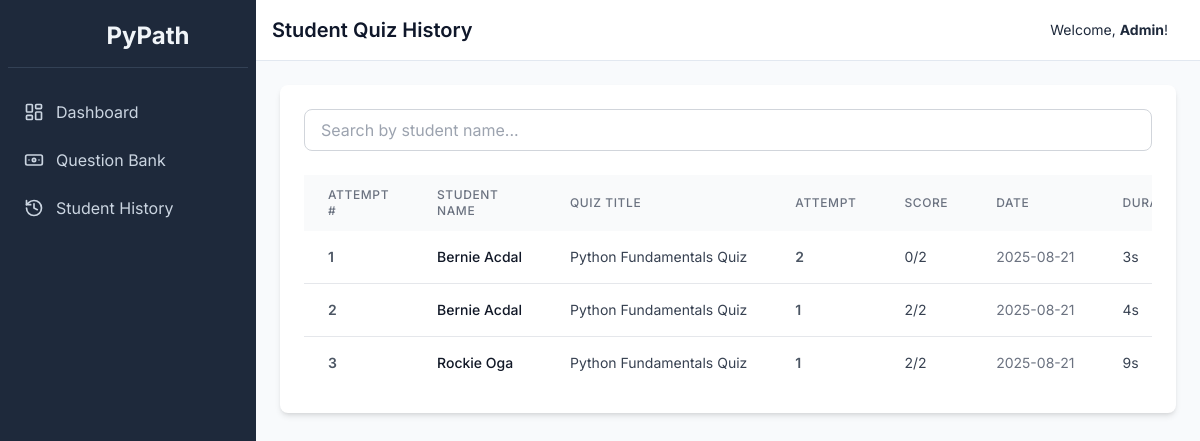
Page /admin/history (signed in) on the earlier database version.
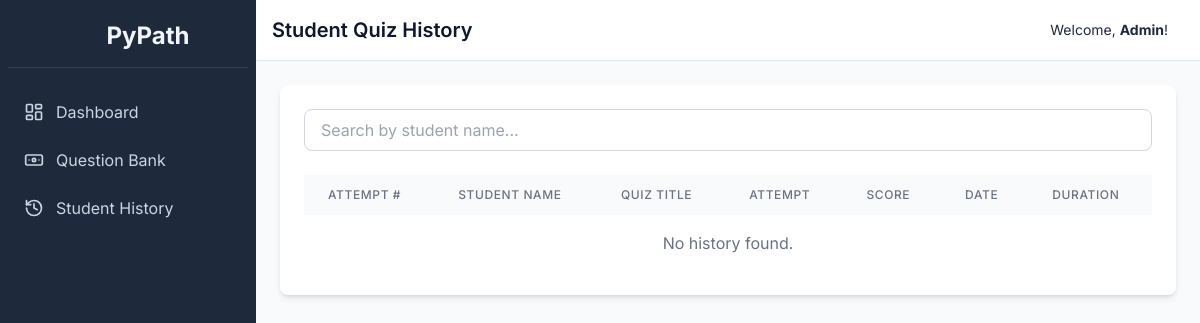
Same page on the later database version.
### tables this page shows
CREATE TABLE results (
    id INTEGER PRIMARY KEY AUTOINCREMENT,
    user_id INTEGER NOT NULL,
    set_id INTEGER NOT NULL,
    score INTEGER NOT NULL,
    total_questions INTEGER NOT NULL,
    time_start DATETIME NOT NULL,
    timestamp DATETIME DEFAULT CURRENT_TIMESTAMP,
    FOREIGN KEY (user_id) REFERENCES users (id),
    FOREIGN KEY (set_id) REFERENCES question_sets (id)
);

CREATE TABLE users (
    id INTEGER PRIMARY KEY AUTOINCREMENT,
    username TEXT NOT NULL UNIQUE,
    password TEXT NOT NULL,
    student_code TEXT NOT NULL UNIQUE,
    first_name TEXT NOT NULL,
    last_name TEXT NOT NULL,
    middle_name TEXT,
    profile_image TEXT, -- New column for base64 image data
    is_admin INTEGER NOT NULL DEFAULT 0,
    level INTEGER NOT NULL DEFAULT 1,
    xp INTEGER NOT NULL DEFAULT 0
);

CREATE TABLE question_sets (
    id INTEGER PRIMARY KEY AUTOINCREMENT,
    title TEXT NOT NULL,
    description TEXT
);

### app.py (the view)
@app.route('/admin/history')
def student_history():
    if not is_admin(): return redirect(url_for('login'))
    conn = get_db_connection()
    search_query = request.args.get('search', '')
    base_query = '''
        SELECT
            u.username, u.student_code, u.first_name, u.last_name,
            qs.title, r.score, r.total_questions, r.time_start, r.timestamp as time_end,
            r.id as result_id,
            ROW_NUMBER() OVER(PARTITION BY r.user_id, r.set_id ORDER BY r.timestamp) as attempt_number
        FROM results r
        JOIN users u ON u.id = r.user_id
        JOIN question_sets qs ON qs.id = r.set_id
        WHERE u.is_admin = 0
    '''
    params = []
    if search_query:
        base_query += ' AND (u.username LIKE ? OR u.first_name LIKE ? OR u.last_name LIKE ?)'
        params.extend([f'%{search_query}%', f'%{search_query}%', f'%{search_query}%'])
    base_query += ' ORDER BY r.timestamp DESC'
    history_raw = conn.execute(base_query, params).fetchall()
    history = []
    for row in history_raw:
        row_dict = dict(row)
        start_time = datetime.fromisoformat(row['time_start']) if isinstance(row['time_start'], str) else row['time_start']
        end_time = datetime.fromisoformat(row['time_end']) if isinstance(row['time_end'], str) else row['time_end']
        row_dict['duration'] = format_duration(start_time, end_time)
        row_dict['time_start_formatted'] = start_time.strftime('%I:%M:%S %p') if start_time else "N/A"
        row_dict['time_end_formatted'] = end_time.strftime('%I:%M:%S %p') if end_time else "N/A"
        row_dict['date_formatted'] = end_time.strftime('%Y-%m-%d') if end_time else "N/A"
        history.append(row_dict)
    conn.close()
    return render_template('admin/history.html', history=history, search_query=search_query)

### app.py (called while the page is built)
def get_db_connection():
    conn = sqlite3.connect('pypath.db', check_same_thread=False, detect_types=sqlite3.PARSE_DECLTYPES | sqlite3.PARSE_COLNAMES)
    conn.row_factory = sqlite3.Row
    return conn

def is_admin():
    return session.get('is_admin', False)

def format_duration(start_time, end_time):
    if not isinstance(start_time, datetime) or not isinstance(end_time, datetime):
        return "N/A"
    duration = end_time - start_time
    total_seconds = int(duration.total_seconds())
    hours, remainder = divmod(total_seconds, 3600)
    minutes, seconds = divmod(remainder, 60)
    if hours > 0: return f"{hours}h {minutes}m {seconds}s"
    if minutes > 0: return f"{minutes}m {seconds}s"
    return f"{seconds}s"

### templates/admin/history.html (shortened to what this page needs)
{% extends "layout.html" %}
{% block header %}Student Quiz History{% endblock %}
{% block content %}
<div class="bg-white p-6 rounded-lg shadow-md">
    <form method="GET" action="{{ url_for('student_history') }}" class="mb-6">
        <div class="flex">
            <input type="text" name="search" placeholder="Search by student name..." value="{{ search_query or '' }}" class="w-full px-4 py-2 border border-gray-300 rounded-lg focus:ring-sky-500 focus:border-sky-500">
        </div>
    </form>
    <div class="overflow-x-auto">
        <table class="min-w-full bg-white">
            <thead class="bg-gray-50">
                <tr>
                    <th class="px-6 py-3 text-left text-xs font-medium text-gray-500 uppercase tracking-wider">Attempt #</th>
                    <th class="px-6 py-3 text-left text-xs font-medium text-gray-500 uppercase tracking-wider">Student Name</th>
                    <th class="px-6 py-3 text-left text-xs font-medium text-gray-500 uppercase tracking-wider">Quiz Title</th>
                    <th class="px-6 py-3 text-left text-xs font-medium text-gray-500 uppercase tracking-wider">Attempt</th>
                    <th class="px-6 py-3 text-left text-xs font-medium text-gray-500 uppercase tracking-wider">Score</th>
                    <th class="px-6 py-3 text-left text-xs font-medium text-gray-500 uppercase tracking-wider">Date</th>
                    <th class="px-6 py-3 text-left text-xs font-medium text-gray-500 uppercase tracking-wider">Duration</th>
                </tr>
            </thead>
            <tbody class="divide-y divide-gray-200">
                {% for row in history %}
                <tr>
                    <td class="px-6 py-4 whitespace-nowrap text-sm font-semibold text-gray-600">{{ loop.index }}</td>
                    <td class="px-6 py-4 whitespace-nowrap text-sm font-medium text-gray-900">{{ row.first_name }} {{ row.last_name }}</td>
                    <td class="px-6 py-4 whitespace-nowrap text-sm text-gray-700">{{ row.title }}</td>
                    <td class="px-6 py-4 whitespace-nowrap text-sm font-semibold text-gray-600">{{ row.attempt_number }}</td>
                    <td class="px-6 py-4 whitespace-nowrap text-sm text-gray-700">{{ row.score }}/{{ row.total_questions }}</td>
                    <td class="px-6 py-4 whitespace-nowrap text-sm text-gray-500">{{ row.date_formatted }}</td>
                    <td class="px-6 py-4 whitespace-nowrap text-sm text-gray-700">{{ row.duration }}</td>
                </tr>
                {% else %}
                <tr>
                    <td colspan="7" class="px-6 py-4 text-center text-gray-500">No history found.</td>
                </tr>
                {% endfor %}
            </tbody>
        </table>
    </div>
</div>
{% endblock %}

Differences in the rows shown:
removed results: first_name "Bernie", last_name "Acdal", title "Python Fundamentals Quiz", attempt_number "2", score "0", total_questions "2", date_formatted "2025-08-21", duration "3s"
removed results: first_name "Bernie", last_name "Acdal", title "Python Fundamentals Quiz", attempt_number "1", score "2", total_questions "2", date_formatted "2025-08-21", duration "4s"
removed results: first_name "Rockie", last_name "Oga", title "Python Fundamentals Quiz", attempt_number "1", score "2", total_questions "2", date_formatted "2025-08-21", duration "9s"
Other differences:
text now shown: "No history found."
